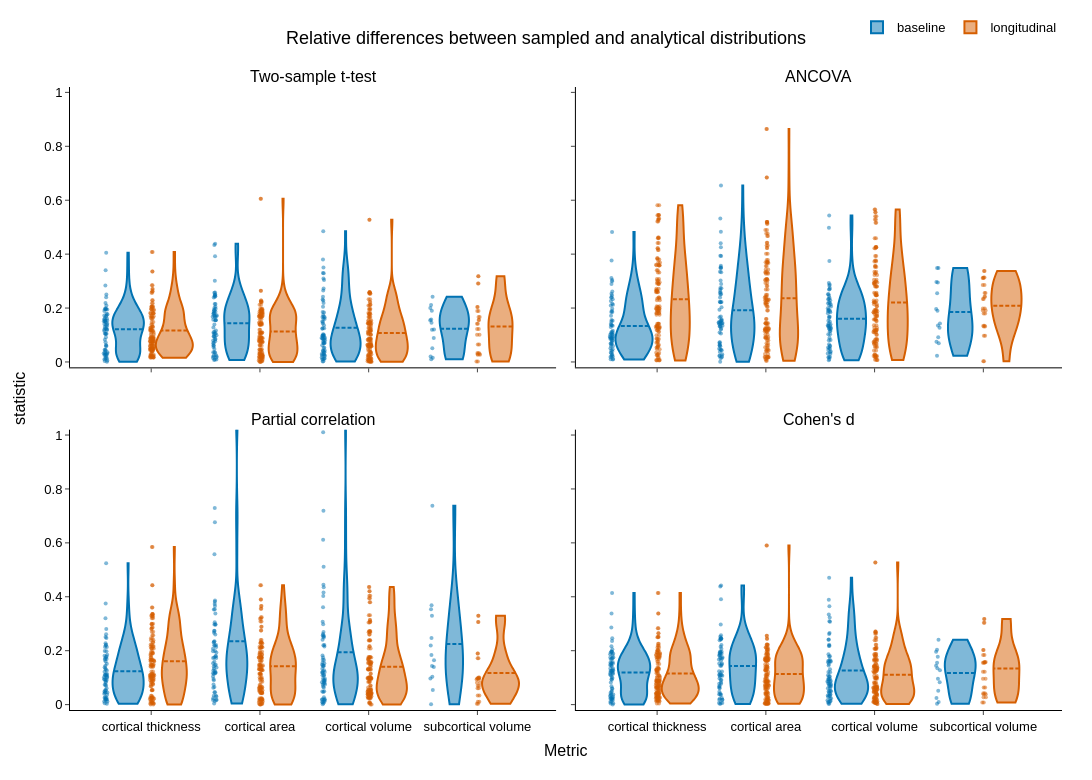

The notebook cell saved with this chart:
### Markdown cell above
# Aggregated numerical validation boxplots
Relative differences between empirical and theoretical distributions, split by study (baseline vs longitudinal).

### Code cell
from __future__ import annotations

from dataclasses import dataclass
from pathlib import Path
import re
from typing import Literal, Optional, List

import pandas as pd
import plotly.graph_objects as go
from plotly.subplots import make_subplots


# ----------------------------
# Project discovery
# ----------------------------
def find_project_root() -> Path:
    """
    Locate a project root that contains results/numerical_validation/csv.
    Searches a few likely locations relative to the current working directory.
    """
    cwd = Path.cwd()
    candidates = [
        cwd,
        cwd.parent,
        cwd.parent.parent,
        cwd / "freesurfer-fuzzy",
        cwd.parent / "freesurfer-fuzzy",
    ]
    for c in candidates:
        if (c / "results" / "numerical_validation" / "csv").is_dir():
            return c
    raise FileNotFoundError(
        "Could not locate results/numerical_validation/csv in expected locations."
    )


ROOT = find_project_root()
CSV_DIR = ROOT / "results" / "numerical_validation" / "csv"


# ----------------------------
# Domain constants
# ----------------------------
TEST_ORDER = ["student", "ancova", "partial_correlation", "cohen_d"]
TEST_LABELS = {
    "student": "Two-sample t-test",
    "ancova": "ANCOVA",
    "partial_correlation": "Partial correlation",
    "cohen_d": "Cohen's d",
}
# Symbol used in column prefixes like t_mean, F_mean, r_mean, cohen_d_mean
TEST_SYMBOL = {
    "student": "t",
    "ancova": "F",
    "partial_correlation": "r",
    "cohen_d": "cohen_d",
}

METRIC_ORDER = ["thickness", "area", "volume", "subcortical_volume"]
METRIC_LABELS = {
    "thickness": "cortical thickness",
    "area": "cortical area",
    "volume": "cortical volume",
    "subcortical_volume": "subcortical volume",
}

STUDY_ORDER = ["baseline", "longitudinal"]
STUDY_COLORS = {"baseline": "#0072B2", "longitudinal": "#D55E00"}

ValueType = Literal["stat", "pvalue"]

subcortical_regions = [
    "Left-Thalamus",
    "Left-Caudate",
    "Left-Putamen",
    "Left-Pallidum",
    "Left-Hippocampus",
    "Left-Amygdala",
    "Left-Accumbens-area",
    "Right-Thalamus",
    "Right-Caudate",
    "Right-Putamen",
    "Right-Pallidum",
    "Right-Hippocampus",
    "Right-Amygdala",
    "Right-Accumbens-area",
]

# Cortical regions in DKT atlas
cortical_regions = [
    "bankssts",
    "caudalanteriorcingulate",
    "caudalmiddlefrontal",
    "cuneus",
    "entorhinal",
    "fusiform",
    "inferiorparietal",
    "inferiortemporal",
    "isthmuscingulate",
    "lateraloccipital",
    "lateralorbitofrontal",
    "lingual",
    "medialorbitofrontal",
    "middletemporal",
    "parahippocampal",
    "paracentral",
    "parsopercularis",
    "parsorbitalis",
    "parstriangularis",
    "pericalcarine",
    "postcentral",
    "posteriorcingulate",
    "precentral",
    "precuneus",
    "rostralanteriorcingulate",
    "rostralmiddlefrontal",
    "superiorfrontal",
    "superiorparietal",
    "superiortemporal",
    "supramarginal",
    "frontalpole",
    "temporalpole",
    "transversetemporal",
    "insula",
]


@dataclass(frozen=True)
class ParsedFile:
    test_key: str
    metric_key: str
    path: Path


_AGG_PATTERN = re.compile(r"(?P<test>.+)_aggregated_(?P<metric>.+)\.csv$")


def _parse_aggregated_filename(path: Path) -> Optional[ParsedFile]:
    m = _AGG_PATTERN.match(path.name)
    if not m:
        return None
    test_key = m.group("test")
    metric_key = m.group("metric")
    if test_key not in TEST_ORDER or metric_key not in METRIC_ORDER:
        return None
    return ParsedFile(test_key=test_key, metric_key=metric_key, path=path)


def _choose_value_column(
    df: pd.DataFrame, *, value_type: ValueType, test_symbol: str
) -> str:
    """
    Determine which column to plot.
    - pvalue => p-val_std_diff_rel
    - stat   => {test_symbol}_std_diff_rel (preferred)
              else any single non-pvalue *_std_diff_rel (fallback with validation)
    """
    if value_type == "pvalue":
        col = "p-val_std_diff_rel"
        if col not in df.columns:
            raise KeyError(f"Missing required column '{col}'.")
        return col

    preferred = f"{test_symbol}_std_diff_rel"
    if preferred in df.columns:
        return preferred

    # Fallback: accept exactly one *_std_diff_rel excluding pvalue
    candidates = [
        c
        for c in df.columns
        if c.endswith("_std_diff_rel") and c != "p-val_std_diff_rel"
    ]
    if len(candidates) == 1:
        return candidates[0]

    raise KeyError(
        "Could not determine statistic std-diff column. "
        f"Expected '{preferred}' or a single '*_std_diff_rel' column. "
        f"Found: {candidates}"
    )


def load_aggregated_data(*, value_type: ValueType = "stat") -> pd.DataFrame:
    """
    Load all *_aggregated_*.csv files and return a tidy dataframe with:
      - test_key, test_symbol, metric_key, study, value
    """
    frames: List[pd.DataFrame] = []

    for csv_path in CSV_DIR.glob("*_aggregated_*.csv"):
        parsed = _parse_aggregated_filename(csv_path)
        if parsed is None:
            continue

        df = pd.read_csv(csv_path)

        if "study" not in df.columns:
            # Skip files that don't have study info (by design in your plot)
            continue

        # Ensure we always have metric even if the CSV doesn't
        if "metric" not in df.columns:
            df["metric"] = parsed.metric_key

        if df["metric"].unique()[0] == "subcortical_volume":
            # Filter to subcortical regions only, since some files include both
            df = df[df["region"].isin(subcortical_regions)]
        else:
            # Filter to cortical regions only, since some files include both
            df = df[df["region"].isin(cortical_regions)]

        test_symbol = TEST_SYMBOL[parsed.test_key]
        try:
            value_col = _choose_value_column(
                df, value_type=value_type, test_symbol=test_symbol
            )
        except KeyError:
            continue  # or raise, if you prefer strict behavior

        # Filter to the study values we care about, and build a tidy frame
        sub = df[df["study"].isin(STUDY_ORDER)].copy()
        if sub.empty:
            continue

        sub["test_key"] = parsed.test_key
        sub["test_symbol"] = test_symbol
        sub["metric_key"] = parsed.metric_key
        sub["value"] = pd.to_numeric(sub[value_col], errors="coerce")

        # keep only what we need (plus metric/study)
        frames.append(
            sub[["test_key", "test_symbol", "metric", "metric_key", "study", "value"]]
        )

    if not frames:
        return pd.DataFrame(
            columns=[
                "test_key",
                "test_symbol",
                "metric",
                "metric_key",
                "study",
                "value",
            ]
        )

    out = pd.concat(frames, ignore_index=True)

    # Make ordering deterministic for Plotly category axes
    out["metric"] = pd.Categorical(out["metric"], categories=METRIC_ORDER, ordered=True)
    out["study"] = pd.Categorical(out["study"], categories=STUDY_ORDER, ordered=True)
    out["test_key"] = pd.Categorical(
        out["test_key"], categories=TEST_ORDER, ordered=True
    )

    return out


def plot_relative_difference_violins(*, value_type: ValueType = "stat") -> go.Figure:
    data = load_aggregated_data(value_type=value_type)

    y_title = "p-value" if value_type == "pvalue" else "statistic"

    fig = make_subplots(
        rows=2,
        cols=2,
        subplot_titles=[TEST_LABELS[t] for t in TEST_ORDER],
        vertical_spacing=0.1,
        horizontal_spacing=0.02,
        x_title="Metric",
        y_title=y_title,
        shared_xaxes=True,
        shared_yaxes=True,
    )

    for i, test_key in enumerate(TEST_ORDER):
        row, col = (i // 2) + 1, (i % 2) + 1

        test_data = data[data["test_key"] == test_key]
        if test_data.empty:
            continue

        for study in STUDY_ORDER:
            sub = test_data[test_data["study"] == study]
            sub = sub[sub["value"].notna()]
            if sub.empty:
                continue

            # 1) In add_trace(...) set width + alignment/scale groups
            fig.add_trace(
                go.Violin(
                    x=sub["metric"],
                    y=sub["value"],
                    name=study,
                    legendgroup=study,
                    marker_color=STUDY_COLORS[study],
                    # Make violins fat enough
                    # Make both studies align & scale together per subplot/test
                    alignmentgroup=f"{test_key}",
                    scalegroup=f"{test_key}",
                    offsetgroup=study,
                    scalemode="width",
                    meanline=dict(visible=True),
                    points="all",
                    pointpos=-1.2,
                    jitter=0.12,
                    marker=dict(size=4, opacity=0.5),
                    showlegend=(i == 0),
                    spanmode="hard",
                ),
                row=row,
                col=col,
            )

            mean = sub["value"].mean()
            print(f"{test_key} - {study}: mean={mean:.4f}")
            # fig.add_trace(
            #     go.Scatter(
            #         x=sub["metric"].cat.categories,
            #         y=[mean] * len(sub["metric"].cat.categories),
            #         mode="lines",
            #         line=dict(color="black", width=1, dash="dash"),
            #         showlegend=False,
            #     ),
            #     row=row,
            #     col=col,
            # )

    fig.update_layout(
        title="Relative differences between sampled and analytical distributions",
        violinmode="group",  # <-- key change
        violingap=0.15,
        violingroupgap=0.2,
        template="simple_white",
        font=dict(family="Arial", size=13, color="black"),
        width=1200,
        height=780,
        margin=dict(l=70, r=30, t=80, b=70),
        legend=dict(title="", orientation="h", y=1.12, x=1.0, xanchor="right"),
        title_x=0.5,
    )

    # Consistent x-axis ordering + nicer labels
    fig.update_xaxes(
        categoryorder="array",
        categoryarray=METRIC_ORDER,
        tickmode="array",
        tickvals=METRIC_ORDER,
        ticktext=[METRIC_LABELS[m] for m in METRIC_ORDER],
        showline=True,
        linewidth=1,
        linecolor="black",
        ticks="outside",
        ticklen=4,
    )

    fig.update_yaxes(
        range=[-0.02, 1.02],
        showline=True,
        linewidth=1,
        linecolor="black",
        ticks="outside",
        ticklen=4,
        zeroline=False,
    )

    return fig


fig = plot_relative_difference_violins(value_type="stat")
fig.show()

### Figure 1 — Plotly figure (JSON) as saved in the notebook; plotly's stock layout.template omitted (floating-point values rounded to 4 significant figures; data arrays with more than 128 entries replaced by an {"elided": "..."} marker saying what was removed)
{"data": [{"alignmentgroup": "student", "jitter": 0.12, "legendgroup": "baseline", "marker": {"color": "#0072B2", "opacity": 0.5, "size": 4}, "meanline": {"visible": true}, "name": "baseline", "offsetgroup": "baseline", "pointpos": -1.2, "points": "all", "scalegroup": "student", "scalemode": "width", "showlegend": true, "spanmode": "hard", "type": "violin", "x": {"elided": "218 str values"}, "xaxis": "x", "y": {"elided": "218 float values"}, "yaxis": "y"}, {"alignmentgroup": "student", "jitter": 0.12, "legendgroup": "longitudinal", "marker": {"color": "#D55E00", "opacity": 0.5, "size": 4}, "meanline": {"visible": true}, "name": "longitudinal", "offsetgroup": "longitudinal", "pointpos": -1.2, "points": "all", "scalegroup": "student", "scalemode": "width", "showlegend": true, "spanmode": "hard", "type": "violin", "x": {"elided": "436 str values"}, "xaxis": "x", "y": {"elided": "436 float values"}, "yaxis": "y"}, {"alignmentgroup": "ancova", "jitter": 0.12, "legendgroup": "baseline", "marker": {"color": "#0072B2", "opacity": 0.5, "size": 4}, "meanline": {"visible": true}, "name": "baseline", "offsetgroup": "baseline", "pointpos": -1.2, "points": "all", "scalegroup": "ancova", "scalemode": "width", "showlegend": false, "spanmode": "hard", "type": "violin", "x": {"elided": "218 str values"}, "xaxis": "x2", "y": {"elided": "218 float values"}, "yaxis": "y2"}, {"alignmentgroup": "ancova", "jitter": 0.12, "legendgroup": "longitudinal", "marker": {"color": "#D55E00", "opacity": 0.5, "size": 4}, "meanline": {"visible": true}, "name": "longitudinal", "offsetgroup": "longitudinal", "pointpos": -1.2, "points": "all", "scalegroup": "ancova", "scalemode": "width", "showlegend": false, "spanmode": "hard", "type": "violin", "x": {"elided": "436 str values"}, "xaxis": "x2", "y": {"elided": "436 float values"}, "yaxis": "y2"}, {"alignmentgroup": "partial_correlation", "jitter": 0.12, "legendgroup": "baseline", "marker": {"color": "#0072B2", "opacity": 0.5, "size": 4}, "meanline": {"visible": true}, "name": "baseline", "offsetgroup": "baseline", "pointpos": -1.2, "points": "all", "scalegroup": "partial_correlation", "scalemode": "width", "showlegend": false, "spanmode": "hard", "type": "violin", "x": {"elided": "218 str values"}, "xaxis": "x3", "y": {"elided": "218 float values"}, "yaxis": "y3"}, {"alignmentgroup": "partial_correlation", "jitter": 0.12, "legendgroup": "longitudinal", "marker": {"color": "#D55E00", "opacity": 0.5, "size": 4}, "meanline": {"visible": true}, "name": "longitudinal", "offsetgroup": "longitudinal", "pointpos": -1.2, "points": "all", "scalegroup": "partial_correlation", "scalemode": "width", "showlegend": false, "spanmode": "hard", "type": "violin", "x": {"elided": "436 str values"}, "xaxis": "x3", "y": {"elided": "436 float values"}, "yaxis": "y3"}, {"alignmentgroup": "cohen_d", "jitter": 0.12, "legendgroup": "baseline", "marker": {"color": "#0072B2", "opacity": 0.5, "size": 4}, "meanline": {"visible": true}, "name": "baseline", "offsetgroup": "baseline", "pointpos": -1.2, "points": "all", "scalegroup": "cohen_d", "scalemode": "width", "showlegend": false, "spanmode": "hard", "type": "violin", "x": {"elided": "218 str values"}, "xaxis": "x4", "y": {"elided": "218 float values"}, "yaxis": "y4"}, {"alignmentgroup": "cohen_d", "jitter": 0.12, "legendgroup": "longitudinal", "marker": {"color": "#D55E00", "opacity": 0.5, "size": 4}, "meanline": {"visible": true}, "name": "longitudinal", "offsetgroup": "longitudinal", "pointpos": -1.2, "points": "all", "scalegroup": "cohen_d", "scalemode": "width", "showlegend": false, "spanmode": "hard", "type": "violin", "x": {"elided": "436 str values"}, "xaxis": "x4", "y": {"elided": "436 float values"}, "yaxis": "y4"}], "layout": {"annotations": [{"font": {"size": 16}, "showarrow": false, "text": "Two-sample t-test", "x": 0.245, "xanchor": "center", "xref": "paper", "y": 1, "yanchor": "bottom", "yref": "paper"}, {"font": {"size": 16}, "showarrow": false, "text": "ANCOVA", "x": 0.755, "xanchor": "center", "xref": "paper", "y": 1, "yanchor": "bottom", "yref": "paper"}, {"font": {"size": 16}, "showarrow": false, "text": "Partial correlation", "x": 0.245, "xanchor": "center", "xref": "paper", "y": 0.45, "yanchor": "bottom", "yref": "paper"}, {"font": {"size": 16}, "showarrow": false, "text": "Cohen's d", "x": 0.755, "xanchor": "center", "xref": "paper", "y": 0.45, "yanchor": "bottom", "yref": "paper"}, {"font": {"size": 16}, "showarrow": false, "text": "Metric", "x": 0.5, "xanchor": "center", "xref": "paper", "y": 0, "yanchor": "top", "yref": "paper", "yshift": -30}, {"font": {"size": 16}, "showarrow": false, "text": "statistic", "textangle": -90, "x": 0, "xanchor": "right", "xref": "paper", "xshift": -40, "y": 0.5, "yanchor": "middle", "yref": "paper"}], "font": {"color": "black", "family": "Arial", "size": 13}, "height": 780, "legend": {"orientation": "h", "title": {"text": ""}, "x": 1, "xanchor": "right", "y": 1.12}, "margin": {"b": 70, "l": 70, "r": 30, "t": 80}, "title": {"text": "Relative differences between sampled and analytical distributions", "x": 0.5}, "violingap": 0.15, "violingroupgap": 0.2, "violinmode": "group", "width": 1200, "xaxis": {"anchor": "y", "categoryarray": ["thickness", "area", "volume", "subcortical_volume"], "categoryorder": "array", "domain": [0, 0.49], "linecolor": "black", "linewidth": 1, "matches": "x3", "showline": true, "showticklabels": false, "ticklen": 4, "tickmode": "array", "ticks": "outside", "ticktext": ["cortical thickness", "cortical area", "cortical volume", "subcortical volume"], "tickvals": ["thickness", "area", "volume", "subcortical_volume"]}, "xaxis2": {"anchor": "y2", "categoryarray": ["thickness", "area", "volume", "subcortical_volume"], "categoryorder": "array", "domain": [0.51, 1], "linecolor": "black", "linewidth": 1, "matches": "x4", "showline": true, "showticklabels": false, "ticklen": 4, "tickmode": "array", "ticks": "outside", "ticktext": ["cortical thickness", "cortical area", "cortical volume", "subcortical volume"], "tickvals": ["thickness", "area", "volume", "subcortical_volume"]}, "xaxis3": {"anchor": "y3", "categoryarray": ["thickness", "area", "volume", "subcortical_volume"], "categoryorder": "array", "domain": [0, 0.49], "linecolor": "black", "linewidth": 1, "showline": true, "ticklen": 4, "tickmode": "array", "ticks": "outside", "ticktext": ["cortical thickness", "cortical area", "cortical volume", "subcortical volume"], "tickvals": ["thickness", "area", "volume", "subcortical_volume"]}, "xaxis4": {"anchor": "y4", "categoryarray": ["thickness", "area", "volume", "subcortical_volume"], "categoryorder": "array", "domain": [0.51, 1], "linecolor": "black", "linewidth": 1, "showline": true, "ticklen": 4, "tickmode": "array", "ticks": "outside", "ticktext": ["cortical thickness", "cortical area", "cortical volume", "subcortical volume"], "tickvals": ["thickness", "area", "volume", "subcortical_volume"]}, "yaxis": {"anchor": "x", "domain": [0.55, 1], "linecolor": "black", "linewidth": 1, "range": [-0.02, 1.02], "showline": true, "ticklen": 4, "ticks": "outside", "zeroline": false}, "yaxis2": {"anchor": "x2", "domain": [0.55, 1], "linecolor": "black", "linewidth": 1, "matches": "y", "range": [-0.02, 1.02], "showline": true, "showticklabels": false, "ticklen": 4, "ticks": "outside", "zeroline": false}, "yaxis3": {"anchor": "x3", "domain": [0, 0.45], "linecolor": "black", "linewidth": 1, "range": [-0.02, 1.02], "showline": true, "ticklen": 4, "ticks": "outside", "zeroline": false}, "yaxis4": {"anchor": "x4", "domain": [0, 0.45], "linecolor": "black", "linewidth": 1, "matches": "y3", "range": [-0.02, 1.02], "showline": true, "showticklabels": false, "ticklen": 4, "ticks": "outside", "zeroline": false}}}
